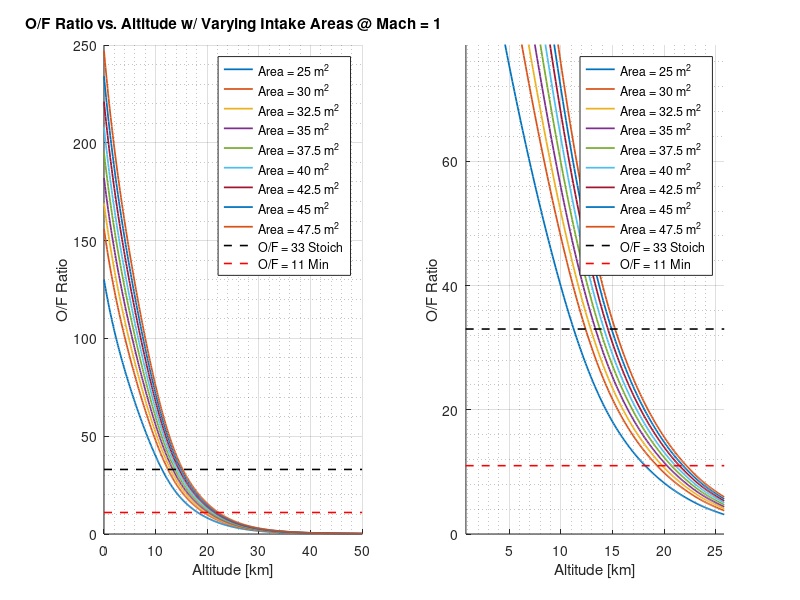
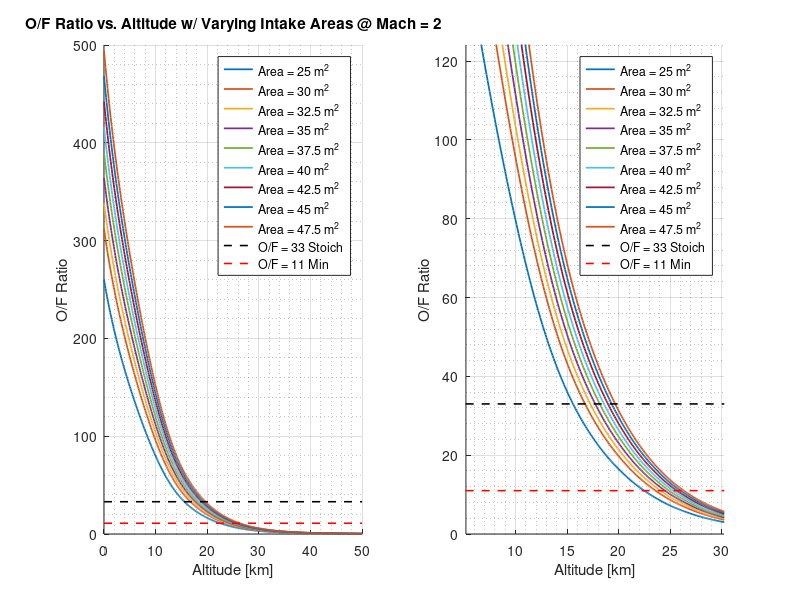
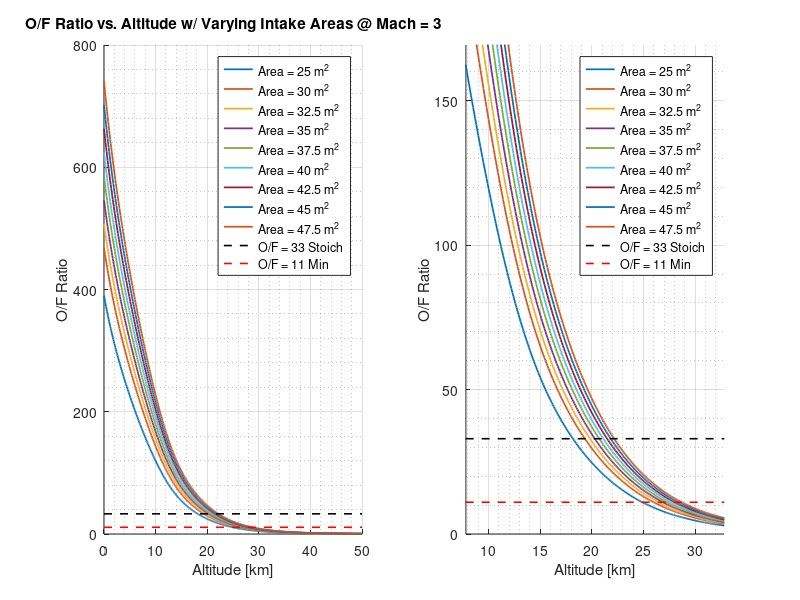
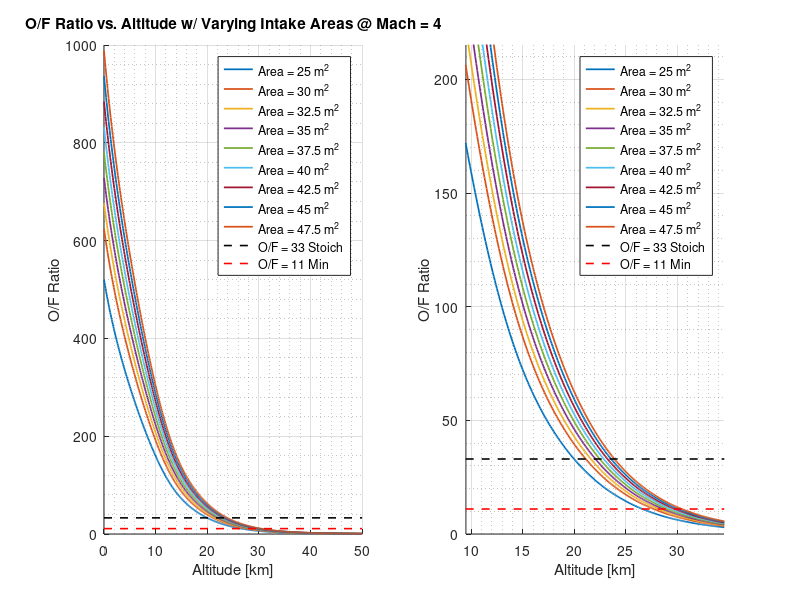

Source code (MATLAB) for these figures, in order:
%% AEE480 VARDA Project: O/F Ratio Block
% Created by: Paul Gray
% Version date: Feb 9, 2018
% Requires MSISE90.txt to be in same directory to run properly

%%
%%% Initial values %%%
% Mach and area values to be tested
mach = [1, 2, 3, 4, 5, 6, 7, 8, 9];
area = [25, 30, 32.5, 35, 37.5, 40, 42.5, 45, 47.5];

% Sound speed, while it varies with height for simplication it's held
% constant
a = 343;
vel = a*mach;

% Fuel mass flow rate and O/F ratios, Stoich (ofs) and minimum (ofm)
fuel_mdot = 86;
ofs = 33;
ofm = 11;

% Subplot zoom factors, coarse and fine
zfxc = 2;
zfyc = 2;
zfxf = 5;
zfyf = 5;

% Atmospheric constants
p0 = 101325;        % Pa
cp = 0.0065;        % K/m
T0 = 1007;          % J/(kgK)
g = 9.807;          % m/s^2
M = 0.028964;       % kg/mol
R0 = 8.31447;       % J/(molK)
gamma = 1.4;

%%% MSIS-E-90 Model Data for Density %%%
% Data is imported as g/cm3 before conversion to kg/m3, taken with a height
% density of 100m
%-% Possibly interpolate data for ~10m density resolution
% Reference: https://omniweb.gsfc.nasa.gov/vitmo/msis_vitmo.html
msisdata = importdata('MSISE90.txt');
msisdata_kg = msisdata(:,2).*1000;
msis_alt = msisdata(:,1);

mr_alt = zeros(length(mach),length(area));

%% 
%%% Value determination and plotting loops for O/F vs Alt
for j = 1:length(mach)

    % Memory preallocation of loop arrays
    amdot = zeros(length(area),length(msisdata));
    of = zeros(length(area),length(msisdata));
    legendInfo1{1,length(area)} = [];

    % Loop for the determination of air mass flow rate and the resulting
    % O/F ratio, assuming all oxidizer is supplied by the air intake
    for i = 1:length(area)

        amdot(i,1:length(msisdata)) = msisdata_kg.*vel(j).*area(i);
        of(i,1:length(msisdata)) = amdot(i,:)./fuel_mdot;

    end

    % Plotting loop for the O/F ratio as a function of altitude
    % Subplot position 1 is the full plot, subplot position 2 is zoomed in
    % around the O/F = Stoich crossing area
    for i = 1:length(area)

       figure(j)
       subplot(1,2,1)
       hold on
       plot(msis_alt,of(i,:),'LineWidth',1.25)
       legendInfo1{i} = ['Area = ', num2str(area(i)),' m^{2}'];
       
       % Zoomed subplot 
       subplot(1,2,2)
       hold on
       plot(msis_alt,of(i,:),'LineWidth',1.25)      

       if i == length(area)
          % Determines central plotline then pulls O/F ~ Stoich from that line
          % before determining x and y limits from zoom factor
          mu = floor(length(area)/2);
          [b, index] = min(abs(of(mu,:) - ofs));
          
          % Variable zoom factor (coarse/fine) block
          if range(of(mu,:)) < 1000
              
              limit_xl = msis_alt(index) - range(msis_alt)/(zfxc*2);
              limit_xu = msis_alt(index) + range(msis_alt)/(zfxc*2);
              limit_yl = of(mu,index) - range(of(mu,:))/(zfyc*2);
              limit_yu = of(mu,index) + range(of(mu,:))/(zfyc*2);
          
          else
             
              limit_xl = msis_alt(index) - range(msis_alt)/(zfxf*2);
              limit_xu = msis_alt(index) + range(msis_alt)/(zfxf*2);
              limit_yl = of(mu,index) - range(of(mu,:))/(zfyf*2);
              limit_yu = of(mu,index) + range(of(mu,:))/(zfyf*2);
              
          end
          
          % Because we like our plot bounds to make sense
          if limit_yl <= 0
              
            limit_yl = 0;
              
          end
           
          % Finishing touches of the subplots
          subplot(1,2,1)
          grid on
          grid minor
          title(['O/F Ratio vs. Altitude w/ Varying Intake Areas @ Mach = ' ...
              , num2str(mach(j))])
          xlabel('Altitude [km]')
          ylabel('O/F Ratio')
          plot([msis_alt(1),msis_alt(end)],[ofs,ofs],'k--','LineWidth',1.15)
          plot([msis_alt(1),msis_alt(end)],[ofm,ofm],'r--','LineWidth',1.15)
          legendInfo1{i+1} = ['O/F = ', num2str(ofs),' Stoich'];
          legendInfo1{i+2} = ['O/F = ', num2str(ofm),' Min'];
          legend(legendInfo1)
          
          subplot(1,2,2)
          grid on
          grid minor
          xlabel('Altitude [km]')
          ylabel('O/F Ratio')
          plot([msis_alt(1),msis_alt(end)],[ofs,ofs],'k--','LineWidth',1.15)
          plot([msis_alt(1),msis_alt(end)],[ofm,ofm],'r--','LineWidth',1.15)
          xlim([limit_xl, limit_xu])
          ylim([limit_yl, limit_yu])
          legendInfo1{i+1} = ['O/F = ', num2str(ofs),' Stoich'];
          legendInfo1{i+2} = ['O/F = ', num2str(ofm),' Min'];
          legend(legendInfo1)
          
       end

    end

    % Finds the altitude at which the O/F ratio first drops below Stoich
    % values and stores in array for later plotting
    for i = 1:length(area)
        
        [d, index2] = min(abs(of(i,:) - ofs));
        mr_alt(j,i) = msis_alt(index2);
    
    end
    
end

%%
% Plotting Mach vs. R2
% There is an issue with having vector lengths properly match. Thus for now
% use the same number of Mach as Inlet Areas...

% Memory preallocation
legendInfo2{1,length(area)} = [];
legendInfo3{1,length(mach)} = [];

for i = 1:length(mach)
    
   figure(length(mach) + 1)
   subplot(1,2,1)
   hold on
   plot(mr_alt(i,:),mach,'LineWidth',1.25)
   legendInfo2{i} = ['Area = ', num2str(area(i)),' m^{2}'];
   
   subplot(1,2,2)
   hold on
   plot(mr_alt(:,i),area,'LineWidth',1.25)
   legendInfo3{i} = ['Mach = ', num2str(mach(i))];
   
   if i == length(mach)
       
       subplot(1,2,1)
       grid on
       grid minor
       title('Mach vs. Stoich O/F')
       xlabel('O/F = Stoich Altitude [km]')
       ylabel('Mach')
       xlim([0, max(msis_alt)])
       ylim([0, max(mach) + 1])
       lgd = legend(legendInfo2,'Location','northeast');
       title(lgd,'Combined Inlet Area')
       
       subplot(1,2,2)
       grid on
       grid minor
       title('Inlet Area vs. Stoich O/F')
       xlabel('O/F = Stoich Altitude [km]')
       ylabel('Inlet Area [m^{2}]')
       xlim([0, max(msis_alt)])
       ylim([min(area) - 5, max(area) + 5])
       lgd = legend(legendInfo3,'Location','northeast');
       title(lgd,'Mach')
     
   end   
       
end

%%
% Max Dynamic Pressure block (beginnings of...)
h = msis_alt.*1000;
p = p0.*exp((-1)*((g.*M.*h)./(R0.*T0)));
q = zeros(length(mach),length(p));

for i = 1:length(mach)
    
    q(i,:) = 0.5.*gamma.*p.*mach(i).^2;

end






